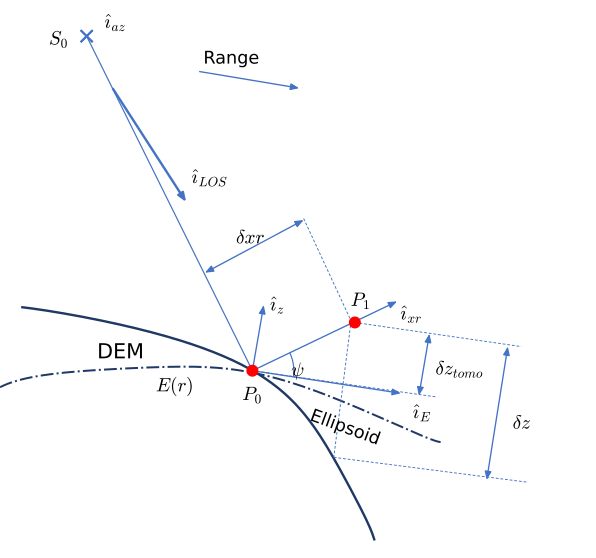

Recreate this plot in Python.
"""Fig. 11 — Determining the elevation of one forest point. The picture
represents a lateral section for one sensor azimuth position. Details of the
represented quantities are given in the text description.

ATBD L2 AGB (atbd-l2-agb), section 3.6.4.1.1 (Update reference DEM
coordinates). Redrawn from the original figure and the text of the section:
P0 is the point on the reference DEM, i_z the normal to the ellipsoid at P0,
i_LOS = (P0 - S0)/|P0 - S0| the line of sight from the sensor S0, i_az the
azimuth direction, i_xr = i_az x i_LOS the cross-range vector, i_E = dE(r)/dr
the ellipsoid direction (i_E . i_z = 0), psi the angle between i_xr and i_E,
dz_tomo the tomographic elevation, dxr = dz_tomo / sin(psi) (equation 3.16)
and P1 = P0 + i_xr dxr (equation 3.17); dz is the elevation of P1 versus the
DEM. This is a schematic: positions and curves are qualitative.

To modify: change the positions in GEOMETRY (pixels of the original figure,
x to the right, y downwards), the labels in LABELS or the colours in COLOURS,
then run ``/usr/bin/python3 fig11.py`` (matplotlib needed): it rewrites
fig11.svg (web page) and fig11.pdf (PDF export) next to this file. Commit the
three files together. Keep a dark text colour: the page puts a white
background behind the figure in both site themes.
"""

from pathlib import Path

import matplotlib
import numpy as np

matplotlib.use("Agg")
import matplotlib.pyplot as plt  # noqa: E402
from matplotlib.patches import Arc  # noqa: E402

# -- colours and sizes -------------------------------------------------------
COLOURS = {"text": "#000000", "blue": "#4472c4", "dark": "#1f3864",
           "point": "#ff0000"}
WIDTH_IN = 6.2  # PDF text width
FONT_PT = 11.5  # the PDF export prints it at about 65 %: subscripts stay >= 5 pt

# -- geometry (pixels of the original figure, y downwards) -------------------
W, H = 790, 740
S0, P0, P1 = (115, 48), (335, 492), (471, 428)
GEOMETRY = {
    "los_head": (247, 268),                    # tip of i_LOS on the line S0-P0
    "az_start": (150, 118),                    # i_az runs along the line of sight
    "iz": (350, 405), "ixr": (527, 400), "iE": (532, 522),
    "range": ((265, 95), (397, 117)),
    "dxr": ((272, 362), (403, 292)),           # dimension arrow
    "xr_dash": ((403, 290), (466, 426)),       # dashed line from dxr end to P1
    "p1_down": ((466, 426), (443, 607)),       # dashed line from P1 to the DEM
    "tomo_x": 563, "dz_x": 665,                # x of the two vertical dimensions
    "tomo": ((570, 443), (556, 525)), "dz": ((674, 460), (646, 637)),
    "dash_tomo": (((471, 428), (692, 460)), ((335, 492), (580, 527))),
    "dash_dz": (((443, 607), (700, 640)),),
    # qualitative curves: DEM (solid) and ellipsoid E(r) (dash-dot)
    "dem": [(30, 408), (130, 424), (250, 456), (335, 492), (395, 540),
            (440, 600), (470, 660), (497, 716)],
    "ell": [(0, 514), (90, 494), (180, 488), (270, 489), (335, 492),
            (430, 525), (520, 560), (585, 587)],
    "psi_r": 55,
}

# -- labels (mathtext) --------------------------------------------------------
LABELS = {
    "S0": r"$S_0$", "iaz": r"$\hat{\imath}_{az}$", "ilos": r"$\hat{\imath}_{LOS}$",
    "iz": r"$\hat{\imath}_z$", "ixr": r"$\hat{\imath}_{xr}$",
    "iE": r"$\hat{\imath}_E$", "range": "Range", "dxr": r"$\delta xr$",
    "P0": r"$P_0$", "P1": r"$P_1$", "psi": r"$\psi$", "dem": "DEM",
    "Er": r"$E(r)$", "ell": "Ellipsoid", "tomo": r"$\delta z_{tomo}$",
    "dz": r"$\delta z$",
}
# label positions (pixels, centre of the text)
LABEL_AT = {
    "S0": (78, 52), "iaz": (153, 30), "ilos": (278, 236), "iz": (368, 405),
    "ixr": (546, 417), "iE": (560, 548), "range": (307, 78), "dxr": (332, 316),
    "P0": (335, 524), "P1": (479, 399), "psi": (395, 492), "dem": (160, 468),
    "Er": (232, 513), "tomo": (610, 490), "dz": (692, 562),
}
LABEL_SIZE = {"dem": 1.35, "ell": 1.15, "range": 1.15}

# -- drawing -------------------------------------------------------------------
plt.rcParams.update({"mathtext.fontset": "cm", "font.size": FONT_PT})
fig = plt.figure(figsize=(WIDTH_IN, WIDTH_IN * H / W))
ax = fig.add_axes([0, 0, 1, 1])
ax.set_xlim(0, W)
ax.set_ylim(H, 0)
ax.axis("off")
BLUE, THIN = COLOURS["blue"], 0.9


def arrow(p, q, lw=1.0, both=False, color=BLUE):
    style = "<|-|>" if both else "-|>"
    ax.annotate("", xy=q, xytext=p, arrowprops=dict(
        arrowstyle=f"{style},head_length=0.45,head_width=0.18", color=color,
        lw=lw, shrinkA=0, shrinkB=0))


def line(p, q, **kw):
    ax.plot([p[0], q[0]], [p[1], q[1]], color=kw.pop("color", BLUE),
            lw=kw.pop("lw", THIN), **kw)


def text(key, **kw):
    size = LABEL_SIZE.get(key, 1.25 if LABELS[key].startswith("$") else 1.0) * FONT_PT
    ax.text(*LABEL_AT[key], LABELS[key], color=COLOURS["text"], ha="center",
            va="center", fontsize=size, **kw)


g = GEOMETRY
# curves
for key, ls, lw in (("dem", "-", 1.8), ("ell", "-.", 1.5)):
    pts = np.array(g[key], float)
    t = np.linspace(0, 1, len(pts))
    tt = np.linspace(0, 1, 200)
    # smooth quadratic-spline-like curve through the points
    from numpy.polynomial import polynomial as poly  # noqa: E402
    cx = poly.polyfit(t, pts[:, 0], 5)
    cy = poly.polyfit(t, pts[:, 1], 5)
    ax.plot(poly.polyval(tt, cx), poly.polyval(tt, cy), color=COLOURS["dark"],
            lw=lw, ls=ls)
# line of sight S0 -> P0, with i_az and i_LOS arrowheads
line(S0, P0)
ax.plot(*zip(S0, S0), marker="x", color=BLUE, ms=9, mew=1.5)
arrow(g["az_start"], g["los_head"], lw=1.8)
# unit vectors at P0
arrow(P0, g["iz"])
arrow(P0, g["ixr"])
arrow(P0, g["iE"])
arrow(*g["range"])
# psi
ang_xr = np.degrees(np.arctan2(P1[1] - P0[1], P1[0] - P0[0]))
ang_E = np.degrees(np.arctan2(g["iE"][1] - P0[1], g["iE"][0] - P0[0]))
ax.add_patch(Arc(P0, 2 * g["psi_r"], 2 * g["psi_r"], theta1=ang_xr, theta2=ang_E,
                 color=BLUE, lw=THIN))
# dashed construction lines and dimension arrows
for p, q in (g["xr_dash"], g["p1_down"], *g["dash_tomo"], *g["dash_dz"]):
    line(p, q, ls=(0, (3, 2)), lw=0.7)
arrow(*g["dxr"], both=True)
arrow(*g["tomo"], both=True)
arrow(*g["dz"], both=True)
# points
for p in (P0, P1):
    ax.plot(*p, "o", color=COLOURS["point"], ms=8, zorder=5)
for key in LABEL_AT:
    text(key)
ax.text(458, 568, LABELS["ell"], color=COLOURS["text"], ha="center",
        va="center", fontsize=FONT_PT * LABEL_SIZE["ell"], rotation=-20)

# -- output (same bytes for the same script: fixed ids and dates) -------------
if __name__ == "__main__":
    plt.rcParams.update({"svg.hashsalt": "esa-doc2open", "svg.fonttype": "path",
                         "pdf.fonttype": 42})
    stem = Path(__file__).with_suffix("")
    fig.savefig(f"{stem}.svg", format="svg", transparent=True, metadata={"Date": None})
    fig.savefig(f"{stem}.pdf", format="pdf", transparent=True,
                metadata={"CreationDate": None, "ModDate": None})
